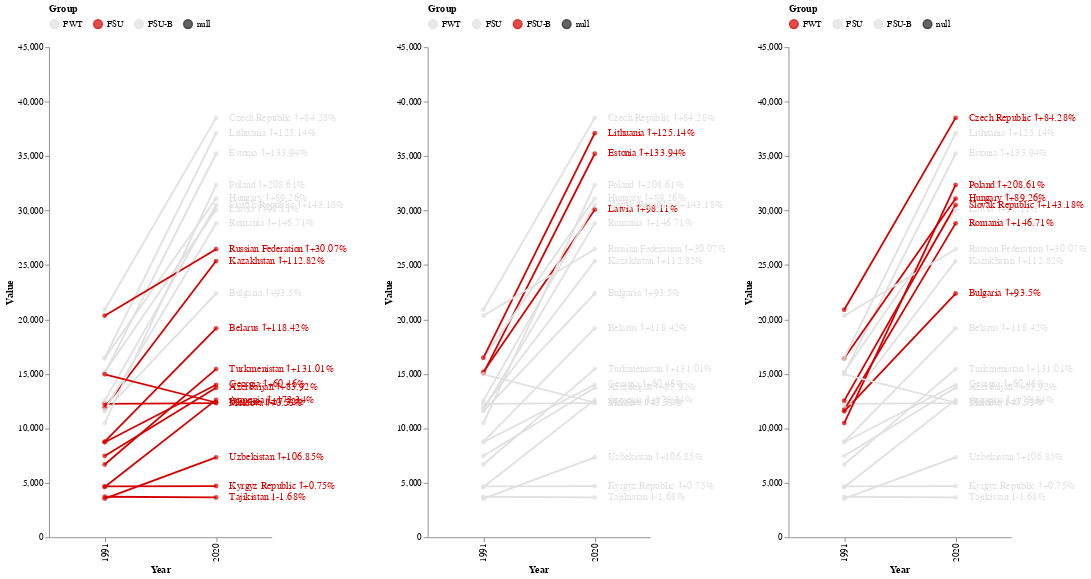

Here is the notebook cell this chart was saved with:
### Code cell
df = gdp_pc_ppp.loc[
    gdp_pc_ppp.Year.isin([1991, 2020])
].copy()

df.loc[
    df.Region == 'Baltic states',
    'Group'
] = 'FSU-B'

# Add Pct Change and Labels
pct_change = df.groupby('Country Code').apply(
    lambda tx: tx.sort_values(by='Year').loc[:, ['Value']].pct_change().iloc[1] * 100
).rename(columns = {'Value': 'PctChange'})

df = df.merge(pct_change, on = 'Country Code')

df.loc[:, 'Label'] = df.loc[:, 'Country Name'] + ' ↓' + df.loc[:, 'PctChange'].round(2).astype(str) + '%'
df.loc[df.PctChange>0, 'Label'] = df.loc[:, 'Country Name'] + ' ↑+' + df.loc[:, 'PctChange'].round(2).astype(str) + '%'


x = 'Year:O'
y = 'Value'
detail = 'Country Code'

color_fwt = alt.Color(
    'Group',
    scale = alt.Scale(
    domain = ['FWT', 'FSU', 'FSU-B', 'null'],
    range = ['#D50000', '#E0E0E0', '#E0E0E0', '#212121']
    ),
    legend=alt.Legend(orient="top")
)

color_fsu = alt.Color(
    'Group',
    scale = alt.Scale(
    domain = ['FWT', 'FSU', 'FSU-B', 'null'],
    range = ['#E0E0E0', '#D50000', '#E0E0E0', '#212121']
    ),
    legend=alt.Legend(orient="top")
)

color_fsu_b = alt.Color(
    'Group',
    scale = alt.Scale(
    domain = ['FWT', 'FSU', 'FSU-B', 'null'],
    range = ['#E0E0E0', '#E0E0E0', '#D50000', '#212121']
    ),
    legend=alt.Legend(orient="top")
)

text = alt.condition(alt.datum.Year == 2020, 'Label', alt.value(' '))

width = 250
height = 550

# FWT

base_fwt = alt.Chart(
    df.loc[
        ~df['Country Code'].isin(['FSU', 'FSU-B', 'ECS', 'ECA'])
    ]
).encode(
    x=x,
    y=y,
    color=color_fwt,
    detail=detail,
    text=text
)

slope_fwt = alt.layer(
    base_fwt.mark_line(),
    base_fwt.mark_circle(),
    base_fwt.mark_text(
        align='left',
        baseline='middle',
        dx=15  # Nudges text to right so it doesn't appear on top of the bar
    )
).properties(
    width = width,
    height = height
)

# FSU

base_fsu = alt.Chart(
    df.loc[
        ~df['Country Code'].isin(['FWT', 'FSU-B', 'EUU', 'ECA'])
    ]
).encode(
    x=x,
    y=y,
    color=color_fsu,
    detail=detail,
    text=text
)

slope_fsu = alt.layer(
    base_fsu.mark_line(),
    base_fsu.mark_circle(),
    base_fsu.mark_text(
        align='left',
        baseline='middle',
        dx=15  # Nudges text to right so it doesn't appear on top of the bar
    )
).properties(
    width = width,
    height = height
)


# FSU - B

base_fsu_b = alt.Chart(
    df.loc[
        ~df['Country Code'].isin(['FWT', 'FSU', 'ECS', 'ECA'])
    ]
).encode(
    x=x,
    y=y,
    color=color_fsu_b,
    detail=detail,
    text=text
)

slope_fsu_b = alt.layer(
    base_fsu_b.mark_line(),
    base_fsu_b.mark_circle(),
    base_fsu_b.mark_text(
        align='left',
        baseline='middle',
        dx=15  # Nudges text to right so it doesn't appear on top of the bar
    )
).properties(
    width = width,
    height = height
)

alt.hconcat(
    slope_fsu,
    slope_fsu_b,
    slope_fwt
).configure_view(
    strokeWidth=0
).configure_axis(
    grid=False
).resolve_scale(color='independent', y='shared')

### Figure 1 — Vega-Lite specification as saved in the notebook (floating-point values rounded to 4 significant figures)
{"config": {"view": {"continuousWidth": 400, "continuousHeight": 300, "strokeWidth": 0}, "axis": {"grid": false}}, "hconcat": [{"layer": [{"mark": "line", "encoding": {"color": {"field": "Group", "legend": {"orient": "top"}, "scale": {"domain": ["FWT", "FSU", "FSU-B", "null"], "range": ["#E0E0E0", "#D50000", "#E0E0E0", "#212121"]}, "type": "nominal"}, "detail": {"field": "Country Code", "type": "nominal"}, "text": {"condition": {"field": "Label", "type": "nominal", "test": "(datum.Year === 2020)"}, "value": " "}, "x": {"field": "Year", "type": "ordinal"}, "y": {"field": "Value", "type": "quantitative"}}}, {"mark": "circle", "encoding": {"color": {"field": "Group", "legend": {"orient": "top"}, "scale": {"domain": ["FWT", "FSU", "FSU-B", "null"], "range": ["#E0E0E0", "#D50000", "#E0E0E0", "#212121"]}, "type": "nominal"}, "detail": {"field": "Country Code", "type": "nominal"}, "text": {"condition": {"field": "Label", "type": "nominal", "test": "(datum.Year === 2020)"}, "value": " "}, "x": {"field": "Year", "type": "ordinal"}, "y": {"field": "Value", "type": "quantitative"}}}, {"mark": {"type": "text", "align": "left", "baseline": "middle", "dx": 15}, "encoding": {"color": {"field": "Group", "legend": {"orient": "top"}, "scale": {"domain": ["FWT", "FSU", "FSU-B", "null"], "range": ["#E0E0E0", "#D50000", "#E0E0E0", "#212121"]}, "type": "nominal"}, "detail": {"field": "Country Code", "type": "nominal"}, "text": {"condition": {"field": "Label", "type": "nominal", "test": "(datum.Year === 2020)"}, "value": " "}, "x": {"field": "Year", "type": "ordinal"}, "y": {"field": "Value", "type": "quantitative"}}}], "data": {"name": "data-3a98814d8863437f3fb078a2217b7078"}, "height": 550, "width": 250}, {"layer": [{"mark": "line", "encoding": {"color": {"field": "Group", "legend": {"orient": "top"}, "scale": {"domain": ["FWT", "FSU", "FSU-B", "null"], "range": ["#E0E0E0", "#E0E0E0", "#D50000", "#212121"]}, "type": "nominal"}, "detail": {"field": "Country Code", "type": "nominal"}, "text": {"condition": {"field": "Label", "type": "nominal", "test": "(datum.Year === 2020)"}, "value": " "}, "x": {"field": "Year", "type": "ordinal"}, "y": {"field": "Value", "type": "quantitative"}}}, {"mark": "circle", "encoding": {"color": {"field": "Group", "legend": {"orient": "top"}, "scale": {"domain": ["FWT", "FSU", "FSU-B", "null"], "range": ["#E0E0E0", "#E0E0E0", "#D50000", "#212121"]}, "type": "nominal"}, "detail": {"field": "Country Code", "type": "nominal"}, "text": {"condition": {"field": "Label", "type": "nominal", "test": "(datum.Year === 2020)"}, "value": " "}, "x": {"field": "Year", "type": "ordinal"}, "y": {"field": "Value", "type": "quantitative"}}}, {"mark": {"type": "text", "align": "left", "baseline": "middle", "dx": 15}, "encoding": {"color": {"field": "Group", "legend": {"orient": "top"}, "scale": {"domain": ["FWT", "FSU", "FSU-B", "null"], "range": ["#E0E0E0", "#E0E0E0", "#D50000", "#212121"]}, "type": "nominal"}, "detail": {"field": "Country Code", "type": "nominal"}, "text": {"condition": {"field": "Label", "type": "nominal", "test": "(datum.Year === 2020)"}, "value": " "}, "x": {"field": "Year", "type": "ordinal"}, "y": {"field": "Value", "type": "quantitative"}}}], "data": {"name": "data-cbd6b4d1f877d8075017a0ff5abe238f"}, "height": 550, "width": 250}, {"layer": [{"mark": "line", "encoding": {"color": {"field": "Group", "legend": {"orient": "top"}, "scale": {"domain": ["FWT", "FSU", "FSU-B", "null"], "range": ["#D50000", "#E0E0E0", "#E0E0E0", "#212121"]}, "type": "nominal"}, "detail": {"field": "Country Code", "type": "nominal"}, "text": {"condition": {"field": "Label", "type": "nominal", "test": "(datum.Year === 2020)"}, "value": " "}, "x": {"field": "Year", "type": "ordinal"}, "y": {"field": "Value", "type": "quantitative"}}}, {"mark": "circle", "encoding": {"color": {"field": "Group", "legend": {"orient": "top"}, "scale": {"domain": ["FWT", "FSU", "FSU-B", "null"], "range": ["#D50000", "#E0E0E0", "#E0E0E0", "#212121"]}, "type": "nominal"}, "detail": {"field": "Country Code", "type": "nominal"}, "text": {"condition": {"field": "Label", "type": "nominal", "test": "(datum.Year === 2020)"}, "value": " "}, "x": {"field": "Year", "type": "ordinal"}, "y": {"field": "Value", "type": "quantitative"}}}, {"mark": {"type": "text", "align": "left", "baseline": "middle", "dx": 15}, "encoding": {"color": {"field": "Group", "legend": {"orient": "top"}, "scale": {"domain": ["FWT", "FSU", "FSU-B", "null"], "range": ["#D50000", "#E0E0E0", "#E0E0E0", "#212121"]}, "type": "nominal"}, "detail": {"field": "Country Code", "type": "nominal"}, "text": {"condition": {"field": "Label", "type": "nominal", "test": "(datum.Year === 2020)"}, "value": " "}, "x": {"field": "Year", "type": "ordinal"}, "y": {"field": "Value", "type": "quantitative"}}}], "data": {"name": "data-cbd6b4d1f877d8075017a0ff5abe238f"}, "height": 550, "width": 250}], "resolve": {"scale": {"color": "independent", "y": "shared"}}, "$schema": "https://vega.github.io/schema/vega-lite/v4.17.0.json", "datasets": {"data-3a98814d8863437f3fb078a2217b7078": [{"Country Name": "Armenia", "Country Code": "ARM", "Indicator Code": "NY.GDP.PCAP.PP.KD", "Group": "FSU", "Region": "South Caucasus", "Year": 1991, "Value": 4617.0, "PctChange": 173.3, "Label": "Armenia ↑+173.34%"}, {"Country Name": "Armenia", "Country Code": "ARM", "Indicator Code": "NY.GDP.PCAP.PP.KD", "Group": "FSU", "Region": "South Caucasus", "Year": 2020, "Value": 12620.0, "PctChange": 173.3, "Label": "Armenia ↑+173.34%"}, {"Country Name": "Azerbaijan", "Country Code": "AZE", "Indicator Code": "NY.GDP.PCAP.PP.KD", "Group": "FSU", "Region": "South Caucasus", "Year": 1991, "Value": 7464.0, "PctChange": 83.92, "Label": "Azerbaijan ↑+83.92%"}, {"Country Name": "Azerbaijan", "Country Code": "AZE", "Indicator Code": "NY.GDP.PCAP.PP.KD", "Group": "FSU", "Region": "South Caucasus", "Year": 2020, "Value": 13730.0, "PctChange": 83.92, "Label": "Azerbaijan ↑+83.92%"}, {"Country Name": "Bulgaria", "Country Code": "BGR", "Indicator Code": "NY.GDP.PCAP.PP.KD", "Group": "FWT", "Region": "Eastern Europe", "Year": 1991, "Value": 11570.0, "PctChange": 93.5, "Label": "Bulgaria ↑+93.5%"}, {"Country Name": "Bulgaria", "Country Code": "BGR", "Indicator Code": "NY.GDP.PCAP.PP.KD", "Group": "FWT", "Region": "Eastern Europe", "Year": 2020, "Value": 22380.0, "PctChange": 93.5, "Label": "Bulgaria ↑+93.5%"}, {"Country Name": "Belarus", "Country Code": "BLR", "Indicator Code": "NY.GDP.PCAP.PP.KD", "Group": "FSU", "Region": "Eastern Europe", "Year": 1991, "Value": 8784.0, "PctChange": 118.4, "Label": "Belarus ↑+118.42%"}, {"Country Name": "Belarus", "Country Code": "BLR", "Indicator Code": "NY.GDP.PCAP.PP.KD", "Group": "FSU", "Region": "Eastern Europe", "Year": 2020, "Value": 19190.0, "PctChange": 118.4, "Label": "Belarus ↑+118.42%"}, {"Country Name": "Czech Republic", "Country Code": "CZE", "Indicator Code": "NY.GDP.PCAP.PP.KD", "Group": "FWT", "Region": "Eastern Europe", "Year": 1991, "Value": 20900.0, "PctChange": 84.28, "Label": "Czech Republic ↑+84.28%"}, {"Country Name": "Czech Republic", "Country Code": "CZE", "Indicator Code": "NY.GDP.PCAP.PP.KD", "Group": "FWT", "Region": "Eastern Europe", "Year": 2020, "Value": 38510.0, "PctChange": 84.28, "Label": "Czech Republic ↑+84.28%"}, {"Country Name": "Europe & Central Asia", "Country Code": "ECS", "Indicator Code": "NY.GDP.PCAP.PP.KD", "Group": null, "Region": null, "Year": 1991, "Value": 23310.0, "PctChange": 43.61, "Label": "Europe & Central Asia ↑+43.61%"}, {"Country Name": "Europe & Central Asia", "Country Code": "ECS", "Indicator Code": "NY.GDP.PCAP.PP.KD", "Group": null, "Region": null, "Year": 2020, "Value": 33470.0, "PctChange": 43.61, "Label": "Europe & Central Asia ↑+43.61%"}, {"Country Name": "Estonia", "Country Code": "EST", "Indicator Code": "NY.GDP.PCAP.PP.KD", "Group": "FSU-B", "Region": "Baltic states", "Year": 1991, "Value": 15050.0, "PctChange": 133.9, "Label": "Estonia ↑+133.94%"}, {"Country Name": "Estonia", "Country Code": "EST", "Indicator Code": "NY.GDP.PCAP.PP.KD", "Group": "FSU-B", "Region": "Baltic states", "Year": 2020, "Value": 35220.0, "PctChange": 133.9, "Label": "Estonia ↑+133.94%"}, {"Country Name": "Georgia", "Country Code": "GEO", "Indicator Code": "NY.GDP.PCAP.PP.KD", "Group": "FSU", "Region": "South Caucasus", "Year": 1991, "Value": 8724.0, "PctChange": 60.46, "Label": "Georgia ↑+60.46%"}, {"Country Name": "Georgia", "Country Code": "GEO", "Indicator Code": "NY.GDP.PCAP.PP.KD", "Group": "FSU", "Region": "South Caucasus", "Year": 2020, "Value": 14000.0, "PctChange": 60.46, "Label": "Georgia ↑+60.46%"}, {"Country Name": "Hungary", "Country Code": "HUN", "Indicator Code": "NY.GDP.PCAP.PP.KD", "Group": "FWT", "Region": "Eastern Europe", "Year": 1991, "Value": 16430.0, "PctChange": 89.26, "Label": "Hungary ↑+89.26%"}, {"Country Name": "Hungary", "Country Code": "HUN", "Indicator Code": "NY.GDP.PCAP.PP.KD", "Group": "FWT", "Region": "Eastern Europe", "Year": 2020, "Value": 31100.0, "PctChange": 89.26, "Label": "Hungary ↑+89.26%"}, {"Country Name": "Kazakhstan", "Country Code": "KAZ", "Indicator Code": "NY.GDP.PCAP.PP.KD", "Group": "FSU", "Region": "Central Asia", "Year": 1991, "Value": 11920.0, "PctChange": 112.8, "Label": "Kazakhstan ↑+112.82%"}, {"Country Name": "Kazakhstan", "Country Code": "KAZ", "Indicator Code": "NY.GDP.PCAP.PP.KD", "Group": "FSU", "Region": "Central Asia", "Year": 2020, "Value": 25360.0, "PctChange": 112.8, "Label": "Kazakhstan ↑+112.82%"}, {"Country Name": "Kyrgyz Republic", "Country Code": "KGZ", "Indicator Code": "NY.GDP.PCAP.PP.KD", "Group": "FSU", "Region": "Central Asia", "Year": 1991, "Value": 4672.0, "PctChange": 0.7502, "Label": "Kyrgyz Republic ↑+0.75%"}, {"Country Name": "Kyrgyz Republic", "Country Code": "KGZ", "Indicator Code": "NY.GDP.PCAP.PP.KD", "Group": "FSU", "Region": "Central Asia", "Year": 2020, "Value": 4707.0, "PctChange": 0.7502, "Label": "Kyrgyz Republic ↑+0.75%"}, {"Country Name": "Lithuania", "Country Code": "LTU", "Indicator Code": "NY.GDP.PCAP.PP.KD", "Group": "FSU-B", "Region": "Baltic states", "Year": 1991, "Value": 16480.0, "PctChange": 125.1, "Label": "Lithuania ↑+125.14%"}, {"Country Name": "Lithuania", "Country Code": "LTU", "Indicator Code": "NY.GDP.PCAP.PP.KD", "Group": "FSU-B", "Region": "Baltic states", "Year": 2020, "Value": 37110.0, "PctChange": 125.1, "Label": "Lithuania ↑+125.14%"}, {"Country Name": "Latvia", "Country Code": "LVA", "Indicator Code": "NY.GDP.PCAP.PP.KD", "Group": "FSU-B", "Region": "Baltic states", "Year": 1991, "Value": 15180.0, "PctChange": 98.11, "Label": "Latvia ↑+98.11%"}, {"Country Name": "Latvia", "Country Code": "LVA", "Indicator Code": "NY.GDP.PCAP.PP.KD", "Group": "FSU-B", "Region": "Baltic states", "Year": 2020, "Value": 30080.0, "PctChange": 98.11, "Label": "Latvia ↑+98.11%"}, {"Country Name": "Moldova", "Country Code": "MDA", "Indicator Code": "NY.GDP.PCAP.PP.KD", "Group": "FSU", "Region": "Eastern Europe", "Year": 1991, "Value": 12260.0, "PctChange": 0.5334, "Label": "Moldova ↑+0.53%"}, {"Country Name": "Moldova", "Country Code": "MDA", "Indicator Code": "NY.GDP.PCAP.PP.KD", "Group": "FSU", "Region": "Eastern Europe", "Year": 2020, "Value": 12320.0, "PctChange": 0.5334, "Label": "Moldova ↑+0.53%"}, {"Country Name": "Poland", "Country Code": "POL", "Indicator Code": "NY.GDP.PCAP.PP.KD", "Group": "FWT", "Region": "Eastern Europe", "Year": 1991, "Value": 10480.0, "PctChange": 208.6, "Label": "Poland ↑+208.61%"}, {"Country Name": "Poland", "Country Code": "POL", "Indicator Code": "NY.GDP.PCAP.PP.KD", "Group": "FWT", "Region": "Eastern Europe", "Year": 2020, "Value": 32350.0, "PctChange": 208.6, "Label": "Poland ↑+208.61%"}, {"Country Name": "Romania", "Country Code": "ROU", "Indicator Code": "NY.GDP.PCAP.PP.KD", "Group": "FWT", "Region": "Eastern Europe", "Year": 1991, "Value": 11690.0, "PctChange": 146.7, "Label": "Romania ↑+146.71%"}, {"Country Name": "Romania", "Country Code": "ROU", "Indicator Code": "NY.GDP.PCAP.PP.KD", "Group": "FWT", "Region": "Eastern Europe", "Year": 2020, "Value": 28830.0, "PctChange": 146.7, "Label": "Romania ↑+146.71%"}, {"Country Name": "Russian Federation", "Country Code": "RUS", "Indicator Code": "NY.GDP.PCAP.PP.KD", "Group": "FSU", "Region": "Eastern Europe", "Year": 1991, "Value": 20340.0, "PctChange": 30.07, "Label": "Russian Federation ↑+30.07%"}, {"Country Name": "Russian Federation", "Country Code": "RUS", "Indicator Code": "NY.GDP.PCAP.PP.KD", "Group": "FSU", "Region": "Eastern Europe", "Year": 2020, "Value": 26460.0, "PctChange": 30.07, "Label": "Russian Federation ↑+30.07%"}, {"Country Name": "Slovak Republic", "Country Code": "SVK", "Indicator Code": "NY.GDP.PCAP.PP.KD", "Group": "FWT", "Region": "Eastern Europe", "Year": 1991, "Value": 12550.0, "PctChange": 143.2, "Label": "Slovak Republic ↑+143.18%"}, {"Country Name": "Slovak Republic", "Country Code": "SVK", "Indicator Code": "NY.GDP.PCAP.PP.KD", "Group": "FWT", "Region": "Eastern Europe", "Year": 2020, "Value": 30510.0, "PctChange": 143.2, "Label": "Slovak Republic ↑+143.18%"}, {"Country Name": "Tajikistan", "Country Code": "TJK", "Indicator Code": "NY.GDP.PCAP.PP.KD", "Group": "FSU", "Region": "Central Asia", "Year": 1991, "Value": 3720.0, "PctChange": -1.679, "Label": "Tajikistan ↓-1.68%"}, {"Country Name": "Tajikistan", "Country Code": "TJK", "Indicator Code": "NY.GDP.PCAP.PP.KD", "Group": "FSU", "Region": "Central Asia", "Year": 2020, "Value": 3658.0, "PctChange": -1.679, "Label": "Tajikistan ↓-1.68%"}, {"Country Name": "Turkmenistan", "Country Code": "TKM", "Indicator Code": "NY.GDP.PCAP.PP.KD", "Group": "FSU", "Region": "Central Asia", "Year": 1991, "Value": 6685.0, "PctChange": 131.0, "Label": "Turkmenistan ↑+131.01%"}, {"Country Name": "Turkmenistan", "Country Code": "TKM", "Indicator Code": "NY.GDP.PCAP.PP.KD", "Group": "FSU", "Region": "Central Asia", "Year": 2020, "Value": 15440.0, "PctChange": 131.0, "Label": "Turkmenistan ↑+131.01%"}, {"Country Name": "Ukraine", "Country Code": "UKR", "Indicator Code": "NY.GDP.PCAP.PP.KD", "Group": "FSU", "Region": "Eastern Europe", "Year": 1991, "Value": 14970.0, "PctChange": -17.32, "Label": "Ukraine ↓-17.32%"}, {"Country Name": "Ukraine", "Country Code": "UKR", "Indicator Code": "NY.GDP.PCAP.PP.KD", "Group": "FSU", "Region": "Eastern Europe", "Year": 2020, "Value": 12380.0, "PctChange": -17.32, "Label": "Ukraine ↓-17.32%"}, {"Country Name": "Uzbekistan", "Country Code": "UZB", "Indicator Code": "NY.GDP.PCAP.PP.KD", "Group": "FSU", "Region": "Central Asia", "Year": 1991, "Value": 3545.0, "PctChange": 106.8, "Label": "Uzbekistan ↑+106.85%"}, {"Country Name": "Uzbekistan", "Country Code": "UZB", "Indicator Code": "NY.GDP.PCAP.PP.KD", "Group": "FSU", "Region": "Central Asia", "Year": 2020, "Value": 7332.0, "PctChange": 106.8, "Label": "Uzbekistan ↑+106.85%"}], "data-cbd6b4d1f877d8075017a0ff5abe238f": [{"Country Name": "Armenia", "Country Code": "ARM", "Indicator Code": "NY.GDP.PCAP.PP.KD", "Group": "FSU", "Region": "South Caucasus", "Year": 1991, "Value": 4617.0, "PctChange": 173.3, "Label": "Armenia ↑+173.34%"}, {"Country Name": "Armenia", "Country Code": "ARM", "Indicator Code": "NY.GDP.PCAP.PP.KD", "Group": "FSU", "Region": "South Caucasus", "Year": 2020, "Value": 12620.0, "PctChange": 173.3, "Label": "Armenia ↑+173.34%"}, {"Country Name": "Azerbaijan", "Country Code": "AZE", "Indicator Code": "NY.GDP.PCAP.PP.KD", "Group": "FSU", "Region": "South Caucasus", "Year": 1991, "Value": 7464.0, "PctChange": 83.92, "Label": "Azerbaijan ↑+83.92%"}, {"Country Name": "Azerbaijan", "Country Code": "AZE", "Indicator Code": "NY.GDP.PCAP.PP.KD", "Group": "FSU", "Region": "South Caucasus", "Year": 2020, "Value": 13730.0, "PctChange": 83.92, "Label": "Azerbaijan ↑+83.92%"}, {"Country Name": "Bulgaria", "Country Code": "BGR", "Indicator Code": "NY.GDP.PCAP.PP.KD", "Group": "FWT", "Region": "Eastern Europe", "Year": 1991, "Value": 11570.0, "PctChange": 93.5, "Label": "Bulgaria ↑+93.5%"}, {"Country Name": "Bulgaria", "Country Code": "BGR", "Indicator Code": "NY.GDP.PCAP.PP.KD", "Group": "FWT", "Region": "Eastern Europe", "Year": 2020, "Value": 22380.0, "PctChange": 93.5, "Label": "Bulgaria ↑+93.5%"}, {"Country Name": "Belarus", "Country Code": "BLR", "Indicator Code": "NY.GDP.PCAP.PP.KD", "Group": "FSU", "Region": "Eastern Europe", "Year": 1991, "Value": 8784.0, "PctChange": 118.4, "Label": "Belarus ↑+118.42%"}, {"Country Name": "Belarus", "Country Code": "BLR", "Indicator Code": "NY.GDP.PCAP.PP.KD", "Group": "FSU", "Region": "Eastern Europe", "Year": 2020, "Value": 19190.0, "PctChange": 118.4, "Label": "Belarus ↑+118.42%"}, {"Country Name": "Czech Republic", "Country Code": "CZE", "Indicator Code": "NY.GDP.PCAP.PP.KD", "Group": "FWT", "Region": "Eastern Europe", "Year": 1991, "Value": 20900.0, "PctChange": 84.28, "Label": "Czech Republic ↑+84.28%"}, {"Country Name": "Czech Republic", "Country Code": "CZE", "Indicator Code": "NY.GDP.PCAP.PP.KD", "Group": "FWT", "Region": "Eastern Europe", "Year": 2020, "Value": 38510.0, "PctChange": 84.28, "Label": "Czech Republic ↑+84.28%"}, {"Country Name": "Estonia", "Country Code": "EST", "Indicator Code": "NY.GDP.PCAP.PP.KD", "Group": "FSU-B", "Region": "Baltic states", "Year": 1991, "Value": 15050.0, "PctChange": 133.9, "Label": "Estonia ↑+133.94%"}, {"Country Name": "Estonia", "Country Code": "EST", "Indicator Code": "NY.GDP.PCAP.PP.KD", "Group": "FSU-B", "Region": "Baltic states", "Year": 2020, "Value": 35220.0, "PctChange": 133.9, "Label": "Estonia ↑+133.94%"}, {"Country Name": "European Union", "Country Code": "EUU", "Indicator Code": "NY.GDP.PCAP.PP.KD", "Group": null, "Region": null, "Year": 1991, "Value": 28840.0, "PctChange": 44.54, "Label": "European Union ↑+44.54%"}, {"Country Name": "European Union", "Country Code": "EUU", "Indicator Code": "NY.GDP.PCAP.PP.KD", "Group": null, "Region": null, "Year": 2020, "Value": 41680.0, "PctChange": 44.54, "Label": "European Union ↑+44.54%"}, {"Country Name": "Georgia", "Country Code": "GEO", "Indicator Code": "NY.GDP.PCAP.PP.KD", "Group": "FSU", "Region": "South Caucasus", "Year": 1991, "Value": 8724.0, "PctChange": 60.46, "Label": "Georgia ↑+60.46%"}, {"Country Name": "Georgia", "Country Code": "GEO", "Indicator Code": "NY.GDP.PCAP.PP.KD", "Group": "FSU", "Region": "South Caucasus", "Year": 2020, "Value": 14000.0, "PctChange": 60.46, "Label": "Georgia ↑+60.46%"}, {"Country Name": "Hungary", "Country Code": "HUN", "Indicator Code": "NY.GDP.PCAP.PP.KD", "Group": "FWT", "Region": "Eastern Europe", "Year": 1991, "Value": 16430.0, "PctChange": 89.26, "Label": "Hungary ↑+89.26%"}, {"Country Name": "Hungary", "Country Code": "HUN", "Indicator Code": "NY.GDP.PCAP.PP.KD", "Group": "FWT", "Region": "Eastern Europe", "Year": 2020, "Value": 31100.0, "PctChange": 89.26, "Label": "Hungary ↑+89.26%"}, {"Country Name": "Kazakhstan", "Country Code": "KAZ", "Indicator Code": "NY.GDP.PCAP.PP.KD", "Group": "FSU", "Region": "Central Asia", "Year": 1991, "Value": 11920.0, "PctChange": 112.8, "Label": "Kazakhstan ↑+112.82%"}, {"Country Name": "Kazakhstan", "Country Code": "KAZ", "Indicator Code": "NY.GDP.PCAP.PP.KD", "Group": "FSU", "Region": "Central Asia", "Year": 2020, "Value": 25360.0, "PctChange": 112.8, "Label": "Kazakhstan ↑+112.82%"}, {"Country Name": "Kyrgyz Republic", "Country Code": "KGZ", "Indicator Code": "NY.GDP.PCAP.PP.KD", "Group": "FSU", "Region": "Central Asia", "Year": 1991, "Value": 4672.0, "PctChange": 0.7502, "Label": "Kyrgyz Republic ↑+0.75%"}, {"Country Name": "Kyrgyz Republic", "Country Code": "KGZ", "Indicator Code": "NY.GDP.PCAP.PP.KD", "Group": "FSU", "Region": "Central Asia", "Year": 2020, "Value": 4707.0, "PctChange": 0.7502, "Label": "Kyrgyz Republic ↑+0.75%"}, {"Country Name": "Lithuania", "Country Code": "LTU", "Indicator Code": "NY.GDP.PCAP.PP.KD", "Group": "FSU-B", "Region": "Baltic states", "Year": 1991, "Value": 16480.0, "PctChange": 125.1, "Label": "Lithuania ↑+125.14%"}, {"Country Name": "Lithuania", "Country Code": "LTU", "Indicator Code": "NY.GDP.PCAP.PP.KD", "Group": "FSU-B", "Region": "Baltic states", "Year": 2020, "Value": 37110.0, "PctChange": 125.1, "Label": "Lithuania ↑+125.14%"}, {"Country Name": "Latvia", "Country Code": "LVA", "Indicator Code": "NY.GDP.PCAP.PP.KD", "Group": "FSU-B", "Region": "Baltic states", "Year": 1991, "Value": 15180.0, "PctChange": 98.11, "Label": "Latvia ↑+98.11%"}, {"Country Name": "Latvia", "Country Code": "LVA", "Indicator Code": "NY.GDP.PCAP.PP.KD", "Group": "FSU-B", "Region": "Baltic states", "Year": 2020, "Value": 30080.0, "PctChange": 98.11, "Label": "Latvia ↑+98.11%"}, {"Country Name": "Moldova", "Country Code": "MDA", "Indicator Code": "NY.GDP.PCAP.PP.KD", "Group": "FSU", "Region": "Eastern Europe", "Year": 1991, "Value": 12260.0, "PctChange": 0.5334, "Label": "Moldova ↑+0.53%"}, {"Country Name": "Moldova", "Country Code": "MDA", "Indicator Code": "NY.GDP.PCAP.PP.KD", "Group": "FSU", "Region": "Eastern Europe", "Year": 2020, "Value": 12320.0, "PctChange": 0.5334, "Label": "Moldova ↑+0.53%"}, {"Country Name": "Poland", "Country Code": "POL", "Indicator Code": "NY.GDP.PCAP.PP.KD", "Group": "FWT", "Region": "Eastern Europe", "Year": 1991, "Value": 10480.0, "PctChange": 208.6, "Label": "Poland ↑+208.61%"}, {"Country Name": "Poland", "Country Code": "POL", "Indicator Code": "NY.GDP.PCAP.PP.KD", "Group": "FWT", "Region": "Eastern Europe", "Year": 2020, "Value": 32350.0, "PctChange": 208.6, "Label": "Poland ↑+208.61%"}, {"Country Name": "Romania", "Country Code": "ROU", "Indicator Code": "NY.GDP.PCAP.PP.KD", "Group": "FWT", "Region": "Eastern Europe", "Year": 1991, "Value": 11690.0, "PctChange": 146.7, "Label": "Romania ↑+146.71%"}, {"Country Name": "Romania", "Country Code": "ROU", "Indicator Code": "NY.GDP.PCAP.PP.KD", "Group": "FWT", "Region": "Eastern Europe", "Year": 2020, "Value": 28830.0, "PctChange": 146.7, "Label": "Romania ↑+146.71%"}, {"Country Name": "Russian Federation", "Country Code": "RUS", "Indicator Code": "NY.GDP.PCAP.PP.KD", "Group": "FSU", "Region": "Eastern Europe", "Year": 1991, "Value": 20340.0, "PctChange": 30.07, "Label": "Russian Federation ↑+30.07%"}, {"Country Name": "Russian Federation", "Country Code": "RUS", "Indicator Code": "NY.GDP.PCAP.PP.KD", "Group": "FSU", "Region": "Eastern Europe", "Year": 2020, "Value": 26460.0, "PctChange": 30.07, "Label": "Russian Federation ↑+30.07%"}, {"Country Name": "Slovak Republic", "Country Code": "SVK", "Indicator Code": "NY.GDP.PCAP.PP.KD", "Group": "FWT", "Region": "Eastern Europe", "Year": 1991, "Value": 12550.0, "PctChange": 143.2, "Label": "Slovak Republic ↑+143.18%"}, {"Country Name": "Slovak Republic", "Country Code": "SVK", "Indicator Code": "NY.GDP.PCAP.PP.KD", "Group": "FWT", "Region": "Eastern Europe", "Year": 2020, "Value": 30510.0, "PctChange": 143.2, "Label": "Slovak Republic ↑+143.18%"}, {"Country Name": "Tajikistan", "Country Code": "TJK", "Indicator Code": "NY.GDP.PCAP.PP.KD", "Group": "FSU", "Region": "Central Asia", "Year": 1991, "Value": 3720.0, "PctChange": -1.679, "Label": "Tajikistan ↓-1.68%"}, {"Country Name": "Tajikistan", "Country Code": "TJK", "Indicator Code": "NY.GDP.PCAP.PP.KD", "Group": "FSU", "Region": "Central Asia", "Year": 2020, "Value": 3658.0, "PctChange": -1.679, "Label": "Tajikistan ↓-1.68%"}, {"Country Name": "Turkmenistan", "Country Code": "TKM", "Indicator Code": "NY.GDP.PCAP.PP.KD", "Group": "FSU", "Region": "Central Asia", "Year": 1991, "Value": 6685.0, "PctChange": 131.0, "Label": "Turkmenistan ↑+131.01%"}, {"Country Name": "Turkmenistan", "Country Code": "TKM", "Indicator Code": "NY.GDP.PCAP.PP.KD", "Group": "FSU", "Region": "Central Asia", "Year": 2020, "Value": 15440.0, "PctChange": 131.0, "Label": "Turkmenistan ↑+131.01%"}, {"Country Name": "Ukraine", "Country Code": "UKR", "Indicator Code": "NY.GDP.PCAP.PP.KD", "Group": "FSU", "Region": "Eastern Europe", "Year": 1991, "Value": 14970.0, "PctChange": -17.32, "Label": "Ukraine ↓-17.32%"}, {"Country Name": "Ukraine", "Country Code": "UKR", "Indicator Code": "NY.GDP.PCAP.PP.KD", "Group": "FSU", "Region": "Eastern Europe", "Year": 2020, "Value": 12380.0, "PctChange": -17.32, "Label": "Ukraine ↓-17.32%"}, {"Country Name": "Uzbekistan", "Country Code": "UZB", "Indicator Code": "NY.GDP.PCAP.PP.KD", "Group": "FSU", "Region": "Central Asia", "Year": 1991, "Value": 3545.0, "PctChange": 106.8, "Label": "Uzbekistan ↑+106.85%"}, {"Country Name": "Uzbekistan", "Country Code": "UZB", "Indicator Code": "NY.GDP.PCAP.PP.KD", "Group": "FSU", "Region": "Central Asia", "Year": 2020, "Value": 7332.0, "PctChange": 106.8, "Label": "Uzbekistan ↑+106.85%"}]}}
